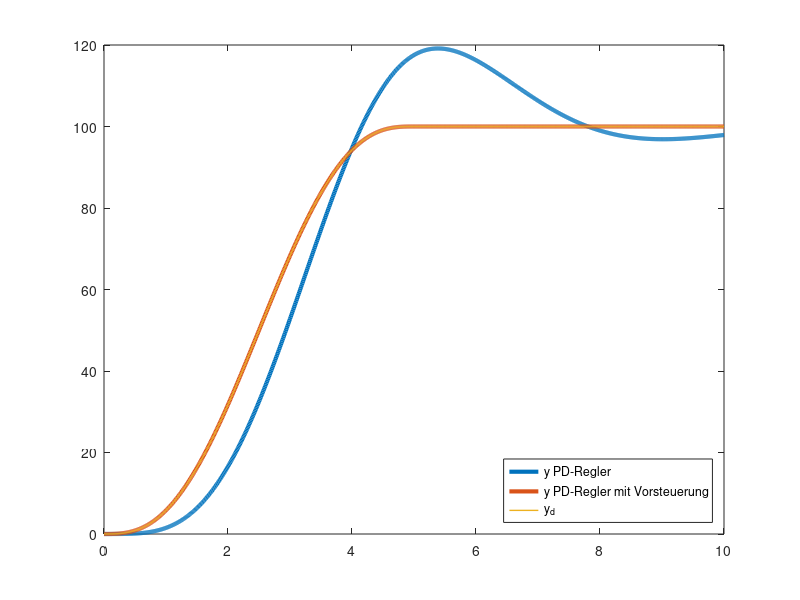

The MATLAB source for this figure:

close all;
%% Konstanten definieren
m = 1; %t

%% Zustandsraummodell
% x(1) : Position
% x(2) : Geschwindigkeit

A = [0 1; 0 0];
b = [0; 1/m];
c = [1 0];
d = 0;
sys = ss(A,b,c,d);

%% Sollsignal für Folgeregelung definieren/berechnen
t = [0:0.01:10]';

Variante = 2;

if Variante == 1
    % Variante 1: Sollposition entspricht zeitlichem Sinus (hin- und herpendeln)
    y_d = sin(t);
    dy_d = cos(t);
    ddy_d = -sin(t);
    x_0 = [0; 1]; % Anfangswert hier kompatibel zu Sollsignal y_d = sin(t) gewählt
end

if Variante == 2
    % Variante 2: Zustandswechsel von x_0 = [0;0] auf [100;0] in 5 sec auf glatter Kurve (Polynom)
    % Polynom berechnen (wird in Vorlesung "Regelung mir Vorsteuerung" erklärt):
    y_0 = 0;    % Startposition
    y_T = 100;  % Endposition
    T = 5;      % Zeitvorgabe für Zustandswechsel
    y_d = y_0 + (y_T - y_0)*(10*t.^3/T^3 - 15*t.^4/T^4 + 6*t.^5/T^5);
    dy_d = (y_T - y_0)*(30*t.^2/T^3 - 60*t.^3/T^4 + 30*t.^4/T^5);
    ddy_d = (y_T - y_0)*(60*t/T^3 - 180*t.^2/T^4 + 120*t.^3/T^5);
    x_0 = [0; 0];
    % Polynome gelten nur bis t <= T, danach:
    idx = find(t>T);
    y_d(idx) = y_T;
    dy_d(idx) = 0;
    ddy_d(idx) = 0;
end


%% PD-Regler Folgeregelung ohne Vorsteuerung
% u = -k_p * (y - y_d) - k_d * (\dot y - \dot y_d)
% u = -[k_p, k_d] * [y; \dot y] + k_p * y_d + k_d * \dot y_d;
% u = -k * x + v_d
k_p = 1;
k_d = 1;
k = [k_p, k_d];

A_RK = A-b*k;
b_RK = b;
c_RK = c;
d_RK = d;

% neuer Eingang:
v_d = k_p*y_d + k_d*dy_d;

sys_RK = ss(A_RK, b_RK, c_RK, d_RK);

y_RK = lsim(sys_RK, v_d, t, x_0);

%% PD-Regler Folgeregelung ohne Vorsteuerung
% u = ddy_d - k_p * (y - y_d) - k_d * (\dot y - \dot y_d)
% u = -k * x + ddy_d + k_p * y_d + k_d * \dot y_d;
% u = -k * x + v_d

% neuer Eingang:
v_d = ddy_d + k_p*y_d + k_d*dy_d;
y_RK_VS = lsim(sys_RK, v_d, t, x_0);

%% Plotten
plot(t, y_RK,'linewidth',3);
hold on;
plot(t, y_RK_VS,'linewidth',3);
plot(t, y_d, 'linewidth',1);

legend( 'y PD-Regler', 'y PD-Regler mit Vorsteuerung','y_d','Location','southeast');
